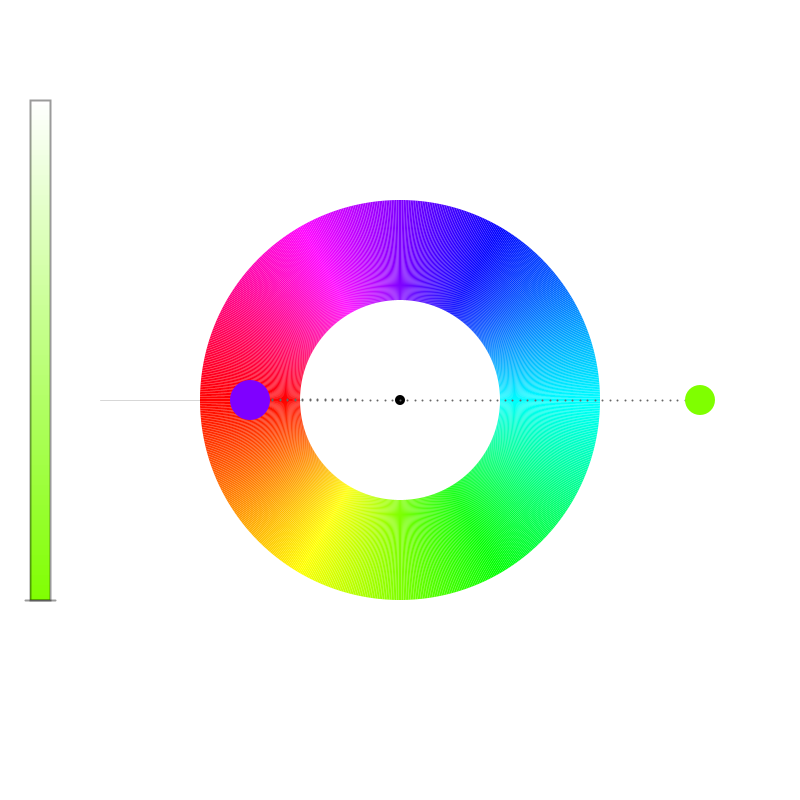
Frame 1 (no input)
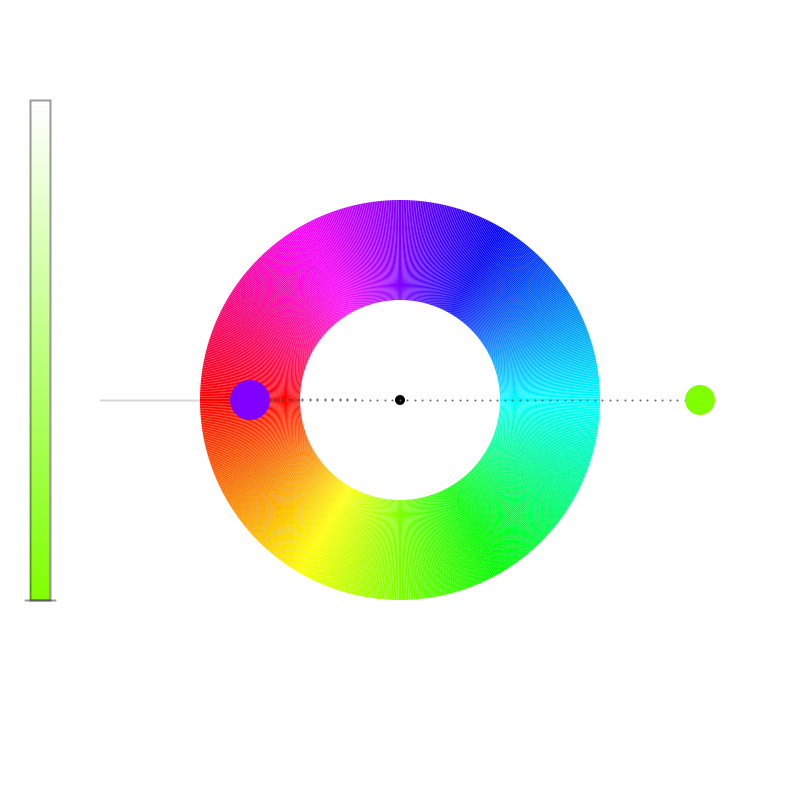
Frame 60 (the mouse pressed at the canvas centre just before this capture)
Frame 120 (the mouse held since frame 60 and released just before this capture): identical to frame 60, image omitted

The Processing sketch that drew these frames (run headless with seeded random() and noise(); from frame 60 on, the mouse is pressed at the canvas centre):

// Processing sketch: processing_153302
// ── processing_153302.pde

/*
 * Creative Coding
 * Week 4, 01 - an interactive colour wheel picker
 * by Indae Hwang and Jon McCormack
 * Copyright (c) 2014 Monash University
 *
 * This program draws an interactive colour selection wheel
 * Drag the colour circle around the hue wheel to change hue, change the distance
 * from the wheel to control brightness.
 *
 * Another colour circle is displayed showing the colour 180 degrees from the current colour
 * 
 */

// colourHandle: the user interface element to changing colours over the wheel
// It has a postion and a size
//
float colorHandleX;
float colorHandleY;
float handleSize = 30;
float satValue=100;
float satLineY=600;
// boolean isLocked
// the state of handle: when the color handle is pressed, 
// color hand is lockedâ��released as the left mouse button is released 
//
boolean isLocked = false;

// Wheel radius: inner and outer
//
float innerR = 100; // inner
float outerR = 200; // outer
float outerR2 = outerR * 1.5; // limit of the handle's "pull" range

// current and complementry colour
float hueValue = 90;
float brightValue = 100;
float complementryHue = 0;

void setup() {

  size(800, 800);
  colorMode(HSB, 360, 100, 100); // use HSB colour mode, H=0->360, S=0->100, B=0->100

    colorHandleX = width/2+300;
  colorHandleY = height/2;
}


void draw() {
  //Since were using HSB colour mode this clears the display window to white
  //         H  S  B
  background(0, 0, 100);

  // draw reference line at the 0/360 hue boundary
  stroke(0, 40);
  line(width/2 - innerR, height/2, width/2 - outerR2, height/2);

  //draw itten's color wheel - we'll use a QUAD_STRIP for this
  noStroke();
  beginShape(QUAD_STRIP);         //dibuja "cuadros" de manera consecutiva
  for (int i=0; i<=720; i++) {  //segundo valor de i es el numero de "cuadros" que vamos a tener
    float angle = radians(.5*i-90); // 10 x 36 degree steps
    fill(.5*i, 100, 100); //relleno del cuadro en turno

    //outside(top)
    vertex(width/2 + outerR*sin(angle), height/2 + outerR*cos(angle) );
    //inside(down)
    vertex(width/2 + innerR*sin(angle), height/2 + innerR*cos(angle) );
  }
  endShape(CLOSE);


  // colour handle Position Update
  colorHandleUpdate();

  //draw dotted line from center to colorhandle linea punteada del circulo movil
  dotLine(width/2, height/2, colorHandleX, colorHandleY, 40); 

  //draw color handle
  noStroke();
  fill(0);
  ellipse(width/2, height/2, 10, 10); //el puntito negro del centro :V
  //   H         S    B
  fill(hueValue, satValue, brightValue); // color del circulo movil
  ellipse(colorHandleX, colorHandleY, handleSize, handleSize );//circulo movil, tamaÃ±o y posiciÃ³n fijos desde el comienzo 

  //complementry color for colorHandle (comHand)
  float angleComHand = map( atan2(colorHandleX-width/2, colorHandleY-height/2), -PI, PI, TWO_PI, 0) + HALF_PI;
  float radiusComeHand = 150;
  float comHandX = width/2  + radiusComeHand * cos(angleComHand);
  float comHandY = height/2 + radiusComeHand * sin(angleComHand);

  //dotline from center to comHand linea punteada del circulo fijo
  dotLine(width/2, height/2, comHandX, comHandY, 20); //primeros valores punto de origen en x & y, tercer y cuarto valor punto final, ultimo numero de puntos

  complementryHue = calculateCompHue(hueValue);




  //println("hueValue: "+hueValue + " + "+"comhue: "+complementryHue);

  noStroke();
  fill( complementryHue, satValue, brightValue );
  ellipse(comHandX, comHandY, 40, 40); //dibuja el circulo fijo

 for(int i =0; i<100; i++){
   noStroke();
  float barSat = i;
  fill(hueValue, barSat, brightValue);
  rect(30,100+(5*i),20,5);
 }
 stroke (0,100);
  noFill();
 rect(30, 100, 20, 500);
 line(25,satLineY, 55, satLineY);
 fill(50);

  
}


/*
 * calculateCompHue
 *
 * Calculates the complimentary hue from the hue supplied
 */
float calculateCompHue(float hueValue) {

  // Calculate complimentary color with hueValue
  // The complimentary colour should be 180 degrees opposite the selected colour
  if (hueValue >= 180 && hueValue < 360) {
    return hueValue-180;
  }
  else 
    return hueValue+180;
}


/*
 * colorHandleUpdate
 *
 * Updates the position and orientation of the colour handle based on
 * mouse position when left mouse button is pressed.
 */
void colorHandleUpdate() {

  // isLocked will be true if we pressed the mouse down while over the handle
  if (isLocked) {

    // calculate angle of handle based on mouse position
    // atan2 value is in the range from pi to -pi
    float angle = atan2(mouseY-height/2, mouseX-width/2  );
    float distance = dist(mouseX, mouseY, width/2, height/2);
    float radius = constrain(distance, outerR, outerR2); 
    colorHandleX = width/2  + radius * cos(angle);
    colorHandleY = height/2 + radius * sin(angle);

    hueValue = map (degrees(angle), -180, 180, 360, 0);

    // map distance from outer edge of the wheel to brightness
    brightValue = map(radius, outerR, outerR2, 0, 100);

    //Shape for the locked colorHandle sombra cuando le clickeas el circulo movil
    noStroke(); 
    fill(0, 0, 85);
    ellipse(colorHandleX, colorHandleY, handleSize+20, handleSize+20);
  }
}         //fin del colorHandUpdate


/*
 * isWithinCircle
 * boolean function that returns true if the mouse is within the circle with centre (x,y) radius r
 */
boolean isWithinCircle(float x, float y, float r) {
  float dist = dist(mouseX, mouseY, x, y);
  return (dist <= r);
}

/*
 * dotLine
 * draw a dotted line from (x1,y1) to (x2,y2) define los valores para la linea puntada de arriba 
 */
void dotLine(float x1, float y1, float x2, float y2, int dotDetail) {

  for (int i=0; i<=dotDetail; i++) {
    float dotDetailFloat = (float) dotDetail;
    float dotX = lerp(x1, x2, i/dotDetailFloat);
    float dotY = lerp(y1, y2, i/dotDetailFloat);
    strokeWeight(2);
    stroke(0, 0, 40);
    point(dotX, dotY);
  }
}

/*
 * mousePressed
 * When mouse button is first pressed, check if the user has pressed over the colour handle
 * If so, set isLocked to true to lock manipulation of the handle
 *
 */
void mousePressed() {
  if (isWithinCircle(colorHandleX, colorHandleY, handleSize)) {
    isLocked = true;
  }  
    if(mouseX>=30 && mouseX <=50 && mouseY>=100 && mouseY<=600)
  {
    satValue = (mouseY-100)/5;
    satLineY = mouseY;
  }
 
}

/*
 * mouseReleased
 * Unlock control of the handle
 *
 */
void mouseReleased() {
  isLocked = false;
}



void keyPressed() {
  // left and right arrow keys to change saturation
  if ( keyPressed ) {
    if (keyCode == LEFT && satValue > 5) {
      satValue -= 5;
    }
    else if (keyCode == RIGHT && satValue < 100) {
      satValue += 5;
    }
  }
}
